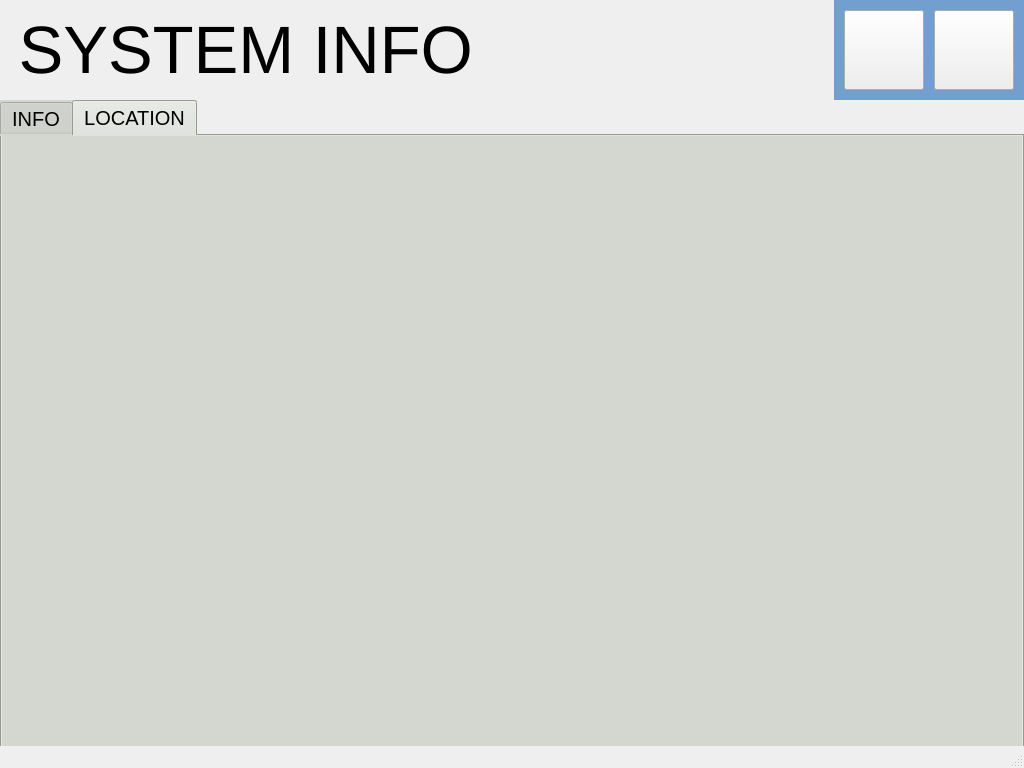
<?xml version="1.0" encoding="UTF-8"?>
<ui version="4.0">
 <class>InfoWindow</class>
 <widget class="QMainWindow" name="InfoWindow">
  <property name="geometry">
   <rect>
    <x>0</x>
    <y>0</y>
    <width>1024</width>
    <height>768</height>
   </rect>
  </property>
  <property name="windowTitle">
   <string>MainWindow</string>
  </property>
  <widget class="QWidget" name="centralwidget">
   <widget class="QLabel" name="label_heading">
    <property name="geometry">
     <rect>
      <x>0</x>
      <y>0</y>
      <width>1024</width>
      <height>100</height>
     </rect>
    </property>
    <property name="font">
     <font>
      <pointsize>50</pointsize>
     </font>
    </property>
    <property name="styleSheet">
     <string notr="true"/>
    </property>
    <property name="text">
     <string> SYSTEM INFO</string>
    </property>
   </widget>
   <widget class="QLabel" name="label_Date">
    <property name="geometry">
     <rect>
      <x>1120</x>
      <y>730</y>
      <width>150</width>
      <height>22</height>
     </rect>
    </property>
    <property name="font">
     <font>
      <pointsize>12</pointsize>
     </font>
    </property>
    <property name="text">
     <string/>
    </property>
   </widget>
   <widget class="QLabel" name="label_Time">
    <property name="geometry">
     <rect>
      <x>1170</x>
      <y>750</y>
      <width>150</width>
      <height>22</height>
     </rect>
    </property>
    <property name="font">
     <font>
      <pointsize>12</pointsize>
     </font>
    </property>
    <property name="text">
     <string/>
    </property>
   </widget>
   <widget class="QLabel" name="label_button">
    <property name="geometry">
     <rect>
      <x>834</x>
      <y>0</y>
      <width>190</width>
      <height>100</height>
     </rect>
    </property>
    <property name="styleSheet">
     <string notr="true">background-color: rgb(114, 159, 207);</string>
    </property>
    <property name="text">
     <string/>
    </property>
   </widget>
   <widget class="QPushButton" name="pushButton_home_button">
    <property name="geometry">
     <rect>
      <x>844</x>
      <y>10</y>
      <width>80</width>
      <height>80</height>
     </rect>
    </property>
    <property name="styleSheet">
     <string notr="true">image: url(:/new/icons/home-button.png);</string>
    </property>
    <property name="text">
     <string/>
    </property>
   </widget>
   <widget class="QPushButton" name="pushButton_return">
    <property name="geometry">
     <rect>
      <x>934</x>
      <y>10</y>
      <width>80</width>
      <height>80</height>
     </rect>
    </property>
    <property name="styleSheet">
     <string notr="true">image: url(:/new/icons/back-arrow.png);</string>
    </property>
    <property name="text">
     <string/>
    </property>
   </widget>
   <widget class="QTabWidget" name="tabWidget">
    <property name="geometry">
     <rect>
      <x>0</x>
      <y>100</y>
      <width>1024</width>
      <height>666</height>
     </rect>
    </property>
    <property name="sizePolicy">
     <sizepolicy hsizetype="Expanding" vsizetype="Expanding">
      <horstretch>0</horstretch>
      <verstretch>0</verstretch>
     </sizepolicy>
    </property>
    <property name="font">
     <font>
      <pointsize>15</pointsize>
     </font>
    </property>
    <property name="layoutDirection">
     <enum>Qt::LeftToRight</enum>
    </property>
    <property name="styleSheet">
     <string notr="true">background-color: rgb(211, 215, 207);</string>
    </property>
    <property name="currentIndex">
     <number>1</number>
    </property>
    <property name="movable">
     <bool>false</bool>
    </property>
    <widget class="QWidget" name="tab1">
     <attribute name="title">
      <string>INFO</string>
     </attribute>
     <widget class="QStackedWidget" name="stackedWidget">
      <property name="geometry">
       <rect>
        <x>0</x>
        <y>0</y>
        <width>1024</width>
        <height>666</height>
       </rect>
      </property>
      <property name="styleSheet">
       <string notr="true">background-color: rgb(211, 215, 207);</string>
      </property>
      <widget class="QWidget" name="page">
       <widget class="QLabel" name="label_info">
        <property name="geometry">
         <rect>
          <x>8</x>
          <y>10</y>
          <width>1004</width>
          <height>590</height>
         </rect>
        </property>
        <property name="styleSheet">
         <string notr="true">background-color: rgb(114, 159, 207);</string>
        </property>
        <property name="text">
         <string/>
        </property>
       </widget>
       <widget class="QLabel" name="label_process">
        <property name="geometry">
         <rect>
          <x>40</x>
          <y>30</y>
          <width>250</width>
          <height>30</height>
         </rect>
        </property>
        <property name="font">
         <font>
          <pointsize>19</pointsize>
         </font>
        </property>
        <property name="styleSheet">
         <string notr="true">background-color: rgb(114, 159, 207);</string>
        </property>
        <property name="text">
         <string> PROCESSOR</string>
        </property>
       </widget>
       <widget class="QLabel" name="label_hardware_version">
        <property name="geometry">
         <rect>
          <x>40</x>
          <y>90</y>
          <width>300</width>
          <height>30</height>
         </rect>
        </property>
        <property name="font">
         <font>
          <pointsize>19</pointsize>
         </font>
        </property>
        <property name="styleSheet">
         <string notr="true">background-color: rgb(114, 159, 207);</string>
        </property>
        <property name="text">
         <string> HARDWARE VERSION</string>
        </property>
       </widget>
       <widget class="QLabel" name="label_software_version">
        <property name="geometry">
         <rect>
          <x>40</x>
          <y>150</y>
          <width>300</width>
          <height>30</height>
         </rect>
        </property>
        <property name="font">
         <font>
          <pointsize>19</pointsize>
         </font>
        </property>
        <property name="styleSheet">
         <string notr="true">background-color: rgb(114, 159, 207);</string>
        </property>
        <property name="text">
         <string> SOFTWARE VERSION</string>
        </property>
       </widget>
       <widget class="QLabel" name="label_os_version">
        <property name="geometry">
         <rect>
          <x>40</x>
          <y>210</y>
          <width>250</width>
          <height>30</height>
         </rect>
        </property>
        <property name="font">
         <font>
          <pointsize>19</pointsize>
         </font>
        </property>
        <property name="styleSheet">
         <string notr="true">background-color: rgb(114, 159, 207);</string>
        </property>
        <property name="text">
         <string> OS VERSION</string>
        </property>
       </widget>
       <widget class="QLabel" name="label_ram">
        <property name="geometry">
         <rect>
          <x>40</x>
          <y>270</y>
          <width>250</width>
          <height>30</height>
         </rect>
        </property>
        <property name="font">
         <font>
          <pointsize>19</pointsize>
         </font>
        </property>
        <property name="styleSheet">
         <string notr="true">background-color: rgb(114, 159, 207);</string>
        </property>
        <property name="text">
         <string> RAM</string>
        </property>
       </widget>
       <widget class="QLabel" name="label_disk">
        <property name="geometry">
         <rect>
          <x>40</x>
          <y>330</y>
          <width>250</width>
          <height>30</height>
         </rect>
        </property>
        <property name="font">
         <font>
          <pointsize>19</pointsize>
         </font>
        </property>
        <property name="styleSheet">
         <string notr="true">background-color: rgb(114, 159, 207);</string>
        </property>
        <property name="text">
         <string> DISK</string>
        </property>
       </widget>
       <widget class="QLabel" name="label_last_main_date">
        <property name="geometry">
         <rect>
          <x>40</x>
          <y>560</y>
          <width>300</width>
          <height>30</height>
         </rect>
        </property>
        <property name="font">
         <font>
          <pointsize>19</pointsize>
         </font>
        </property>
        <property name="styleSheet">
         <string notr="true">background-color: rgb(114, 159, 207);</string>
        </property>
        <property name="text">
         <string> LAST MAINTENANCE</string>
        </property>
       </widget>
       <widget class="QLabel" name="label_install_date">
        <property name="geometry">
         <rect>
          <x>40</x>
          <y>510</y>
          <width>300</width>
          <height>30</height>
         </rect>
        </property>
        <property name="font">
         <font>
          <pointsize>19</pointsize>
         </font>
        </property>
        <property name="styleSheet">
         <string notr="true">background-color: rgb(114, 159, 207);</string>
        </property>
        <property name="text">
         <string> INSTALLATION DATE</string>
        </property>
       </widget>
       <widget class="QLabel" name="label_mfrdate">
        <property name="geometry">
         <rect>
          <x>40</x>
          <y>460</y>
          <width>300</width>
          <height>30</height>
         </rect>
        </property>
        <property name="font">
         <font>
          <pointsize>19</pointsize>
         </font>
        </property>
        <property name="styleSheet">
         <string notr="true">background-color: rgb(114, 159, 207);</string>
        </property>
        <property name="text">
         <string> MFR DATE</string>
        </property>
       </widget>
       <widget class="QLabel" name="label_mfr">
        <property name="geometry">
         <rect>
          <x>40</x>
          <y>400</y>
          <width>300</width>
          <height>30</height>
         </rect>
        </property>
        <property name="font">
         <font>
          <pointsize>19</pointsize>
         </font>
        </property>
        <property name="styleSheet">
         <string notr="true">background-color: rgb(114, 159, 207);</string>
        </property>
        <property name="text">
         <string> MANUFACTURER</string>
        </property>
       </widget>
       <widget class="Line" name="line">
        <property name="geometry">
         <rect>
          <x>40</x>
          <y>395</y>
          <width>800</width>
          <height>3</height>
         </rect>
        </property>
        <property name="orientation">
         <enum>Qt::Horizontal</enum>
        </property>
       </widget>
       <widget class="QLabel" name="label_process_2">
        <property name="geometry">
         <rect>
          <x>470</x>
          <y>30</y>
          <width>521</width>
          <height>30</height>
         </rect>
        </property>
        <property name="font">
         <font>
          <pointsize>19</pointsize>
         </font>
        </property>
        <property name="styleSheet">
         <string notr="true">background-color: rgb(114, 159, 207);</string>
        </property>
        <property name="text">
         <string>Intel® Atom™ and Celeron® Processor SoC</string>
        </property>
       </widget>
       <widget class="QLabel" name="label_hardware_version_2">
        <property name="geometry">
         <rect>
          <x>470</x>
          <y>90</y>
          <width>200</width>
          <height>30</height>
         </rect>
        </property>
        <property name="font">
         <font>
          <pointsize>19</pointsize>
         </font>
        </property>
        <property name="styleSheet">
         <string notr="true">background-color: rgb(114, 159, 207);</string>
        </property>
        <property name="text">
         <string>1.0.0</string>
        </property>
       </widget>
       <widget class="QLabel" name="label_software_version_2">
        <property name="geometry">
         <rect>
          <x>470</x>
          <y>150</y>
          <width>200</width>
          <height>30</height>
         </rect>
        </property>
        <property name="font">
         <font>
          <pointsize>19</pointsize>
         </font>
        </property>
        <property name="styleSheet">
         <string notr="true">background-color: rgb(114, 159, 207);</string>
        </property>
        <property name="text">
         <string>1.0.0</string>
        </property>
       </widget>
       <widget class="QLabel" name="label_os_version_2">
        <property name="geometry">
         <rect>
          <x>470</x>
          <y>210</y>
          <width>270</width>
          <height>30</height>
         </rect>
        </property>
        <property name="font">
         <font>
          <pointsize>19</pointsize>
         </font>
        </property>
        <property name="styleSheet">
         <string notr="true">background-color: rgb(114, 159, 207);</string>
        </property>
        <property name="text">
         <string>UBUNTU 16.04 LTS</string>
        </property>
       </widget>
       <widget class="QLabel" name="label_ram_2">
        <property name="geometry">
         <rect>
          <x>470</x>
          <y>270</y>
          <width>200</width>
          <height>30</height>
         </rect>
        </property>
        <property name="font">
         <font>
          <pointsize>19</pointsize>
         </font>
        </property>
        <property name="styleSheet">
         <string notr="true">background-color: rgb(114, 159, 207);</string>
        </property>
        <property name="text">
         <string>4 GB</string>
        </property>
       </widget>
       <widget class="QLabel" name="label_disk_2">
        <property name="geometry">
         <rect>
          <x>470</x>
          <y>330</y>
          <width>200</width>
          <height>30</height>
         </rect>
        </property>
        <property name="font">
         <font>
          <pointsize>19</pointsize>
         </font>
        </property>
        <property name="styleSheet">
         <string notr="true">background-color: rgb(114, 159, 207);</string>
        </property>
        <property name="text">
         <string>29.6 GB</string>
        </property>
       </widget>
       <widget class="QLabel" name="label_mfr_2">
        <property name="geometry">
         <rect>
          <x>470</x>
          <y>400</y>
          <width>330</width>
          <height>30</height>
         </rect>
        </property>
        <property name="font">
         <font>
          <pointsize>19</pointsize>
         </font>
        </property>
        <property name="styleSheet">
         <string notr="true">background-color: rgb(114, 159, 207);</string>
        </property>
        <property name="text">
         <string>RT-VISION TECHNOLOGIES</string>
        </property>
       </widget>
       <widget class="QLabel" name="label_mfrdate_2">
        <property name="geometry">
         <rect>
          <x>470</x>
          <y>450</y>
          <width>300</width>
          <height>30</height>
         </rect>
        </property>
        <property name="font">
         <font>
          <pointsize>19</pointsize>
         </font>
        </property>
        <property name="styleSheet">
         <string notr="true">background-color: rgb(114, 159, 207);</string>
        </property>
        <property name="text">
         <string>30-04-2022</string>
        </property>
       </widget>
       <widget class="QLabel" name="label_install_date_2">
        <property name="geometry">
         <rect>
          <x>470</x>
          <y>510</y>
          <width>300</width>
          <height>30</height>
         </rect>
        </property>
        <property name="font">
         <font>
          <pointsize>19</pointsize>
         </font>
        </property>
        <property name="styleSheet">
         <string notr="true">background-color: rgb(114, 159, 207);</string>
        </property>
        <property name="text">
         <string>05-05-2022</string>
        </property>
       </widget>
       <widget class="QLabel" name="label_last_main_date_2">
        <property name="geometry">
         <rect>
          <x>470</x>
          <y>560</y>
          <width>300</width>
          <height>30</height>
         </rect>
        </property>
        <property name="font">
         <font>
          <pointsize>19</pointsize>
         </font>
        </property>
        <property name="styleSheet">
         <string notr="true">background-color: rgb(114, 159, 207);</string>
        </property>
        <property name="text">
         <string>05-05-2022</string>
        </property>
       </widget>
      </widget>
     </widget>
    </widget>
    <widget class="QWidget" name="tab_8">
     <attribute name="title">
      <string>LOCATION</string>
     </attribute>
     <widget class="QLabel" name="label">
      <property name="geometry">
       <rect>
        <x>10</x>
        <y>10</y>
        <width>1004</width>
        <height>591</height>
       </rect>
      </property>
      <property name="styleSheet">
       <string notr="true">image: url(:/new/icons/rtvision.png);</string>
      </property>
      <property name="text">
       <string/>
      </property>
     </widget>
    </widget>
   </widget>
  </widget>
  <widget class="QStatusBar" name="statusbar"/>
 </widget>
 <resources/>
 <connections/>
</ui>
